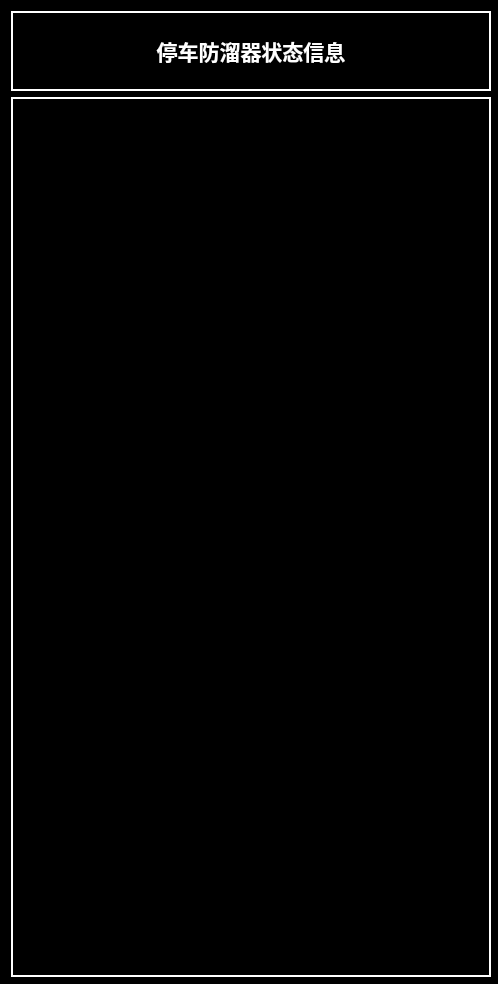
<?xml version="1.0" encoding="UTF-8"?>
<ui version="4.0">
 <class>Form</class>
 <widget class="QWidget" name="Form">
  <property name="geometry">
   <rect>
    <x>0</x>
    <y>0</y>
    <width>498</width>
    <height>984</height>
   </rect>
  </property>
  <property name="sizePolicy">
   <sizepolicy hsizetype="Fixed" vsizetype="Fixed">
    <horstretch>0</horstretch>
    <verstretch>0</verstretch>
   </sizepolicy>
  </property>
  <property name="minimumSize">
   <size>
    <width>480</width>
    <height>960</height>
   </size>
  </property>
  <property name="maximumSize">
   <size>
    <width>498</width>
    <height>984</height>
   </size>
  </property>
  <property name="windowTitle">
   <string>历史查询</string>
  </property>
  <property name="styleSheet">
   <string notr="true">background-color: rgb(0, 0, 0);</string>
  </property>
  <layout class="QGridLayout" name="gridLayout">
   <item row="2" column="0">
    <widget class="QTextBrowser" name="textBrowser">
     <property name="sizePolicy">
      <sizepolicy hsizetype="Fixed" vsizetype="Fixed">
       <horstretch>0</horstretch>
       <verstretch>0</verstretch>
      </sizepolicy>
     </property>
     <property name="minimumSize">
      <size>
       <width>480</width>
       <height>880</height>
      </size>
     </property>
     <property name="maximumSize">
      <size>
       <width>480</width>
       <height>880</height>
      </size>
     </property>
     <property name="font">
      <font>
       <family>Microsoft YaHei</family>
       <pointsize>12</pointsize>
      </font>
     </property>
     <property name="styleSheet">
      <string notr="true">background-color: rgb(0, 0, 0);
color: rgb(255, 255, 255);
border: 2px solid white;</string>
     </property>
     <property name="verticalScrollBarPolicy">
      <enum>Qt::ScrollBarAsNeeded</enum>
     </property>
    </widget>
   </item>
   <item row="1" column="0">
    <widget class="QLabel" name="label">
     <property name="sizePolicy">
      <sizepolicy hsizetype="Fixed" vsizetype="Fixed">
       <horstretch>0</horstretch>
       <verstretch>0</verstretch>
      </sizepolicy>
     </property>
     <property name="minimumSize">
      <size>
       <width>480</width>
       <height>80</height>
      </size>
     </property>
     <property name="maximumSize">
      <size>
       <width>480</width>
       <height>80</height>
      </size>
     </property>
     <property name="font">
      <font>
       <family>Microsoft YaHei</family>
       <pointsize>12</pointsize>
      </font>
     </property>
     <property name="styleSheet">
      <string notr="true">background-color: rgb(0, 0, 0);
color: rgb(255, 255, 255);
border: 2px solid white;</string>
     </property>
     <property name="text">
      <string>&lt;html&gt;&lt;head/&gt;&lt;body&gt;&lt;p&gt;&lt;span style=&quot; font-size:16pt; font-weight:600;&quot;&gt;停车防溜器状态信息&lt;/span&gt;&lt;/p&gt;&lt;/body&gt;&lt;/html&gt;</string>
     </property>
     <property name="alignment">
      <set>Qt::AlignCenter</set>
     </property>
    </widget>
   </item>
  </layout>
 </widget>
 <resources/>
 <connections/>
</ui>
